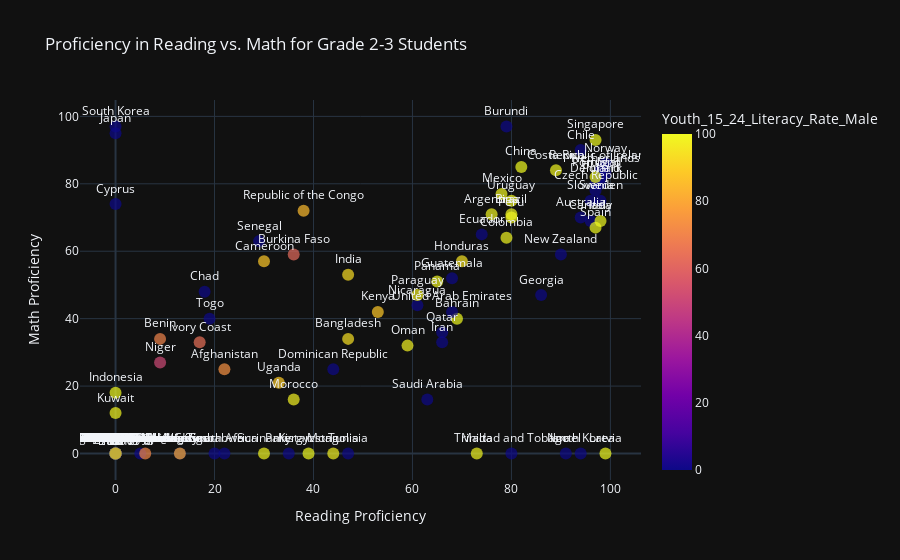

The code cell stored with this chart in its notebook:
### Markdown cell above
# Proficiency in Reading and Math

### Code cell
fig = px.scatter(df, x="Grade_2_3_Proficiency_Reading", y="Grade_2_3_Proficiency_Math", text="Countries and areas",
                 title="Proficiency in Reading vs. Math for Grade 2-3 Students",
                 labels={"Grade_2_3_Proficiency_Reading": "Reading Proficiency", "Grade_2_3_Proficiency_Math": "Math Proficiency"},
                 color="Youth_15_24_Literacy_Rate_Male", size="Youth_15_24_Literacy_Rate_Female")

fig.update_traces(textposition='top center', marker=dict(size=12, opacity=0.7))
fig.show()

### Figure 1 — Plotly figure (JSON) as saved in the notebook; plotly's stock layout.template omitted (floating-point values rounded to 4 significant figures; data arrays with more than 128 entries replaced by an {"elided": "..."} marker saying what was removed)
{"data": [{"hovertemplate": "Reading Proficiency=%{x}<br>Math Proficiency=%{y}<br>Youth_15_24_Literacy_Rate_Female=%{marker.size}<br>Countries and areas=%{text}<br>Youth_15_24_Literacy_Rate_Male=%{marker.color}<extra></extra>", "legendgroup": "", "marker": {"color": {"elided": "202 int values"}, "coloraxis": "coloraxis", "size": 12, "sizemode": "area", "sizeref": 0.25, "symbol": "circle", "opacity": 0.7}, "mode": "markers+text", "name": "", "orientation": "v", "showlegend": false, "text": {"elided": "202 str values"}, "x": {"elided": "202 int values"}, "xaxis": "x", "y": {"elided": "202 int values"}, "yaxis": "y", "type": "scatter", "textposition": "top center"}], "layout": {"xaxis": {"anchor": "y", "domain": [0.0, 1.0], "title": {"text": "Reading Proficiency"}}, "yaxis": {"anchor": "x", "domain": [0.0, 1.0], "title": {"text": "Math Proficiency"}}, "coloraxis": {"colorbar": {"title": {"text": "Youth_15_24_Literacy_Rate_Male"}}, "colorscale": [[0.0, "#0d0887"], [0.1111, "#46039f"], [0.2222, "#7201a8"], [0.3333, "#9c179e"], [0.4444, "#bd3786"], [0.5556, "#d8576b"], [0.6667, "#ed7953"], [0.7778, "#fb9f3a"], [0.8889, "#fdca26"], [1.0, "#f0f921"]]}, "legend": {"tracegroupgap": 0, "itemsizing": "constant"}, "title": {"text": "Proficiency in Reading vs. Math for Grade 2-3 Students"}}}
